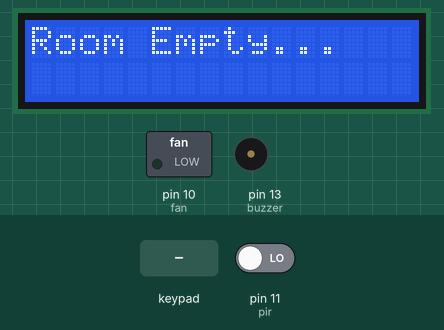
Bench run of a sketch on a simulated Arduino Uno, built with avr-gcc and run on an emulated ATmega328P. On the bench: 16×2 character LCD, switched loads named in the sketch (green lamp = pin HIGH), buzzer (waves = sounding, pin HIGH). The test bench sets the inputs (shaded band); at power-on: pin 11 (pir) LOW.

Above: at 3.2 s.
3.3 s: pin 11 (pir) driven HIGH
At 3.9 s:
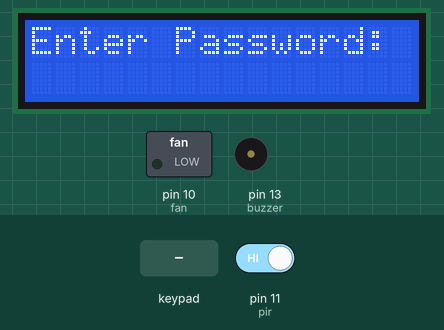
8.3 s: key 'A' pressed
At 10.0 s:
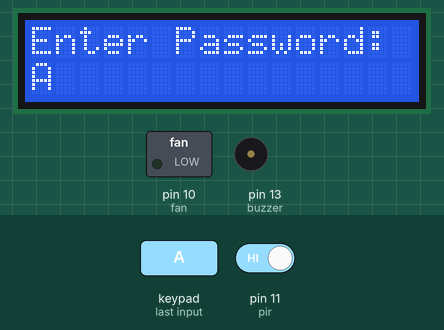
11.1 s: key 'B' pressed
At 16.0 s:
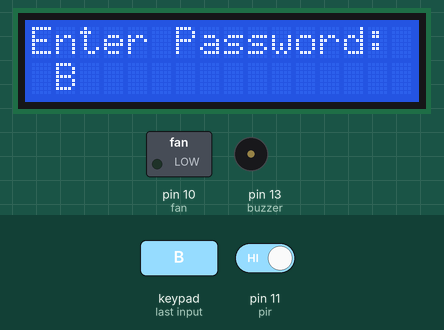
16.1 s: key 'C' pressed
21.1 s: keypad keys 3 2 1 4 pressed 1.5 s apart
At 30.1 s:
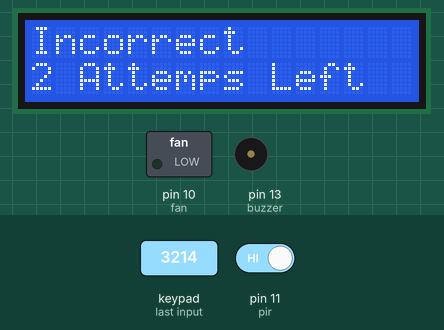
32.1 s: pin 11 (pir) driven LOW
Timing chart, 0 to 35.1 s (numbered marks = the images above; inputs shaded):
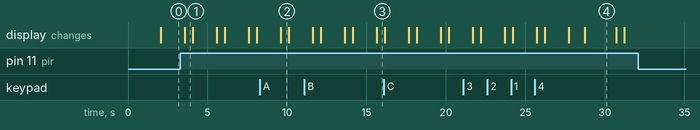

Measured:
- after the input at 3.3 s, the display: changes after 0.28 s (image 1)
- after the input at 8.3 s, the display: changes after 1.3 s (image 2)
- after the input at 11.1 s, the display: first differs from a run without the input after 4.5 s (image 3)
- after the input at 32.1 s, every drawn part: stays the same
- what the display in image 1 shows lasts 0.5 s, from 3.6 s to 4.1 s
- what the display in image 4 shows lasts 2.0 s, from 28.7 s to 30.7 s

The sketch:

main.ino
```cpp
#include <LiquidCrystal.h>
#include <Keypad.h>
LiquidCrystal lcd(0,1,2,3,4,5);
int tempPin = A5;   // the output pin of LM35
int fan = 10;       // the pin where fan is
int buzzer = 13;    // buzzer pin
int tempMin = 25;   // the temperature to start the fan
int tempMax = 50;   // the maximum temperature when fan is at 100%
int pir = 11;		// pir sensor pin
int flagPersonInside = 0;
int fanSpeed;
int fanLCD;
int temp;
int sensor = 0;

const byte rows = 4;
const byte cols = 4;
#define passLength 5
char pass[passLength] = "3214";
char enteredPass[passLength];
int passReadCount = 0;
char customKey;
int flagCorrectPass = 0;
#define wrongPassLimit 3
int remPassCount;
int wrongPassCount = 0;
int time = -1;

char hexaKeys[rows][cols] =
{
    {'1', '2', '3', 'A'},
    {'4', '5', '6', 'B'},
    {'7', '8', '9', 'C'},
    {'*', '0', '#', 'D'}
};

byte rowPins[rows] = {A0,A1,A2,A3};
byte colPins[cols] = {A4,8,7,6};

Keypad customKeypad = Keypad(makeKeymap(hexaKeys), rowPins, colPins, rows, cols);

void setup()
{

  	pinMode(fan, OUTPUT);
  	pinMode(pir, INPUT);
	pinMode(buzzer, OUTPUT);
	pinMode(tempPin, INPUT);
	lcd.begin(16,2);
	lcd.print("Welcome Ma'am!");
	lcd.setCursor(0,1);
	lcd.print("Initializing...");
	delay(2000);
	lcd.clear();
}

void loop()
{

  	updateRoomStatus();

	if (flagCorrectPass == 1)
    {
        temp = readTemp() - 50;
      	if((temp >= tempMin) && (temp <= tempMax))
        {
            fanSpeed = map(temp, tempMin, tempMax, 32, 255); // the actual speed of fan
            fanLCD = map(temp, tempMin, tempMax, 0, 100);  // speed of fan to display on LCD
	        analogWrite(fan, fanSpeed);  // spin the fan at the fanSpeed speed

          	lcd.clear();
            lcd.print("Temperature:");
            lcd.print(temp);
            lcd.print("C");
            lcd.setCursor(0,1);
            lcd.print("Fan Speed:");
            lcd.print(fanLCD); // display the fan speed
            lcd.print("%");
            delay(1000);
        }

        else if(temp < tempMin)
        {
            fanSpeed = 0;
            fanLCD = 0;
            digitalWrite(fan, LOW);
            lcd.clear();
            lcd.print("Temp is normal");
            lcd.setCursor(0,1);
            lcd.print("Fan not required");
            delay(1000);
        }

        else if(temp > tempMax)
        {
            fanLCD = 0;
            fanSpeed = 0;
            digitalWrite(fan, LOW);
            lcd.clear();
            lcd.print("Temp is high");
            lcd.setCursor(0,1);
            lcd.print("Use AC...");
        }
    }

    else if (flagPersonInside == 1)
    {
        if (time == -1)
          	time = millis()/1000;
      	if ((millis()/1000 == time+60) || (wrongPassCount == wrongPassLimit))
        {
          	lcd.clear();
          	lcd.print("BREACH!");
          	digitalWrite(buzzer, HIGH);
          	delay(5000);
            digitalWrite(buzzer, LOW);
          	lcd.clear();
          	exit(0);
        }

      	lcd.setCursor(0,0);
      	lcd.print("Enter Password:");

        customKey = customKeypad.getKey();
        if (customKey)
        {
            enteredPass[passReadCount] = customKey;
            lcd.setCursor(passReadCount,1);
            lcd.print(enteredPass[passReadCount]);
            passReadCount++;
        }

      	if(passReadCount == passLength-1)
        {
            delay(1000);
          	lcd.clear();

            if(!strcmp(enteredPass, pass))
            {
              	lcd.print("Correct");
              	delay(1000);
              	flagCorrectPass = 1;
            }
            else
            {
              	lcd.print("Incorrect");
            	wrongPassCount++;
              	lcd.setCursor(0,1);
              	remPassCount = wrongPassLimit - wrongPassCount;
            	lcd.print(remPassCount);
              	lcd.print(" Attemps Left");
              	delay(1000);
            }
            passReadCount = 0;
            delay(1000);
          	lcd.clear();
  		}
    }

  	else
    {
      	lcd.clear();
        lcd.print("Room Empty...");
      	delay(1000);
    }

  	delay(500);
}

int readTemp()
{
	temp = analogRead(tempPin);
	return temp * 0.48828125;
}

void updateRoomStatus()
{
    if (digitalRead(pir)==HIGH)
    {
        if (flagPersonInside == 0)
        {
          	flagPersonInside = 1;
          	//flagCorrectPass = 0;
        }
      else if (flagPersonInside==1){
      		flagPersonInside = 0;
      }

      	flagCorrectPass = 0;
      	wrongPassCount = 0;
      	time = -1;
      	lcd.clear();
    }
}
```
